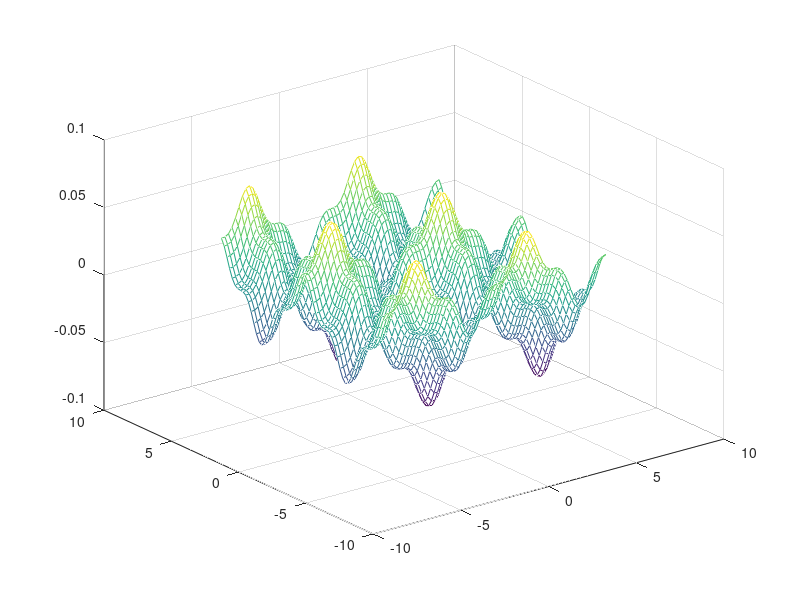
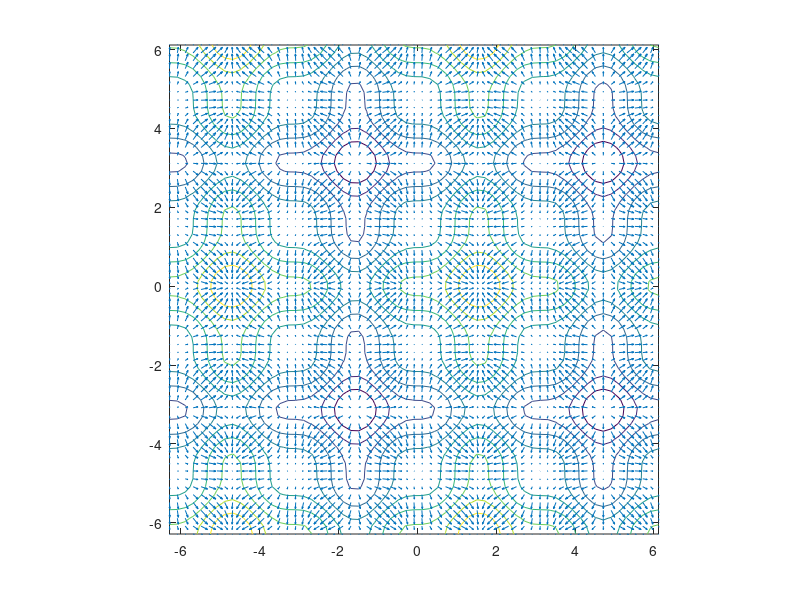
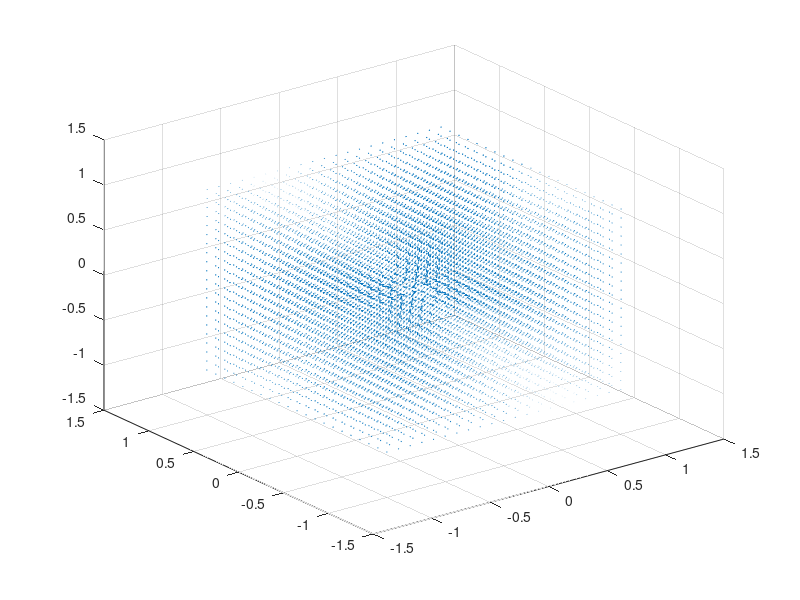
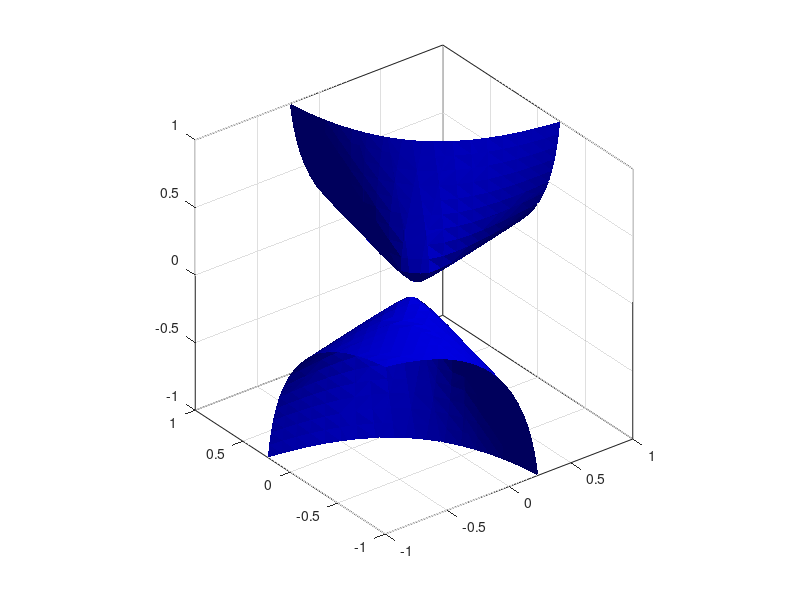

These charts were generated, in order, by the following MATLAB code: (Note: this script raises an error after producing the figures.)
clc,clear,close all
%% Askisi 1_1
N           = 5;
t           = -2*pi:0.2:2*pi;
[x, y]      = meshgrid(t);
f1          = ((sin(x)).^3) + ((cos(y)).^3);
f2          = 0;

for ii=1:N
    f2 = f2 + (2*ii);
end

f2       = 1/f2;
f        = f1 .* f2;
[px, py] = gradient(f,0.2,0.2);

figure('Name','Askisi1_1, f(x,y)','NumberTitle','off');
mesh(x,y,f, 'LineWidth', 0.1);

figure('Name','Askisi1_1, Grad of f','NumberTitle','off');
contour(x,y,f), hold on;
quiver(x,y,px,py);
axis equal;


%% Askisi1_2
x=-1:0.1:1; y=x; z=x;
[X,Y,Z]    = meshgrid(x,y,z);
Ux         = ((X+Y).^2) ./ (X.^2+Y.^2+Z.^2);
Uy         = ((Y+Z).^2) ./ (X.^2+Y.^2+Z.^2);
Uz         = ((Z+X).^2) ./ (X.^2+Y.^2+Z.^2);
U          = Ux + Uy + Uz;
[Vx,Vy,Vz] = curl(X,Y,Z,Ux,Uy,Uz);

figure('Name', 'Askisi1_2, Curl of U', 'NumberTitle', 'off');
quiver3(X,Y,Z,Vx,Vy,Vz);

figure('Name', 'Askisi1_2, U(x,y,z)', 'NumberTitle', 'off');
p = patch(isosurface(X,Y,Z,U));
set(p,'FaceColor','blue','EdgeColor','none');
view(3); % 3D default view
daspect([1,1,1]) 
grid on
axis([-1,1,-1,1,-1,1]), box on
camlight, lighting phong
xlabel('x'),ylabel('y'),zlabel('z')


